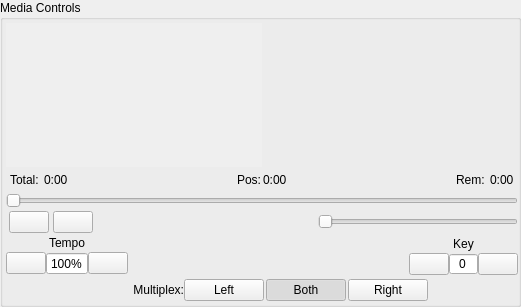
              <widget class="QGroupBox" name="cdgGroupBox">
               <property name="sizePolicy">
                <sizepolicy hsizetype="Preferred" vsizetype="Minimum">
                 <horstretch>0</horstretch>
                 <verstretch>0</verstretch>
                </sizepolicy>
               </property>
               <property name="baseSize">
                <size>
                 <width>256</width>
                 <height>216</height>
                </size>
               </property>
               <property name="title">
                <string>Media Controls</string>
               </property>
               <layout class="QVBoxLayout" name="verticalLayout_10">
                <property name="spacing">
                 <number>3</number>
                </property>
                <property name="leftMargin">
                 <number>3</number>
                </property>
                <property name="topMargin">
                 <number>3</number>
                </property>
                <property name="rightMargin">
                 <number>0</number>
                </property>
                <property name="bottomMargin">
                 <number>3</number>
                </property>
                <item>
                 <layout class="QHBoxLayout" name="horizontalLayout_24">
                  <property name="spacing">
                   <number>0</number>
                  </property>
                  <property name="bottomMargin">
                   <number>0</number>
                  </property>
                  <item>
                   <widget class="VideoDisplay" name="videoPreview" native="true">
                    <property name="sizePolicy">
                     <sizepolicy hsizetype="Fixed" vsizetype="Fixed">
                      <horstretch>0</horstretch>
                      <verstretch>0</verstretch>
                     </sizepolicy>
                    </property>
                    <property name="minimumSize">
                     <size>
                      <width>256</width>
                      <height>144</height>
                     </size>
                    </property>
                    <property name="autoFillBackground">
                     <bool>true</bool>
                    </property>
                    <layout class="QVBoxLayout" name="verticalLayout_16">
                     <property name="spacing">
                      <number>0</number>
                     </property>
                     <property name="leftMargin">
                      <number>0</number>
                     </property>
                     <property name="topMargin">
                      <number>0</number>
                     </property>
                     <property name="rightMargin">
                      <number>0</number>
                     </property>
                     <property name="bottomMargin">
                      <number>0</number>
                     </property>
                    </layout>
                   </widget>
                  </item>
                  <item>
                   <widget class="VideoDisplay" name="videoPreviewBm" native="true">
                    <property name="sizePolicy">
                     <sizepolicy hsizetype="Fixed" vsizetype="Fixed">
                      <horstretch>0</horstretch>
                      <verstretch>0</verstretch>
                     </sizepolicy>
                    </property>
                    <property name="minimumSize">
                     <size>
                      <width>256</width>
                      <height>144</height>
                     </size>
                    </property>
                   </widget>
                  </item>
                 </layout>
                </item>
                <item>
                 <layout class="QHBoxLayout" name="hlProgress">
                  <property name="leftMargin">
                   <number>4</number>
                  </property>
                  <property name="topMargin">
                   <number>0</number>
                  </property>
                  <property name="rightMargin">
                   <number>4</number>
                  </property>
                  <item>
                   <layout class="QHBoxLayout" name="horizontalLayout_16">
                    <property name="spacing">
                     <number>2</number>
                    </property>
                    <property name="topMargin">
                     <number>0</number>
                    </property>
                    <property name="rightMargin">
                     <number>0</number>
                    </property>
                    <item>
                     <widget class="QLabel" name="labelTotal">
                      <property name="sizePolicy">
                       <sizepolicy hsizetype="Minimum" vsizetype="Preferred">
                        <horstretch>0</horstretch>
                        <verstretch>0</verstretch>
                       </sizepolicy>
                      </property>
                      <property name="text">
                       <string>Total: </string>
                      </property>
                      <property name="scaledContents">
                       <bool>true</bool>
                      </property>
                      <property name="alignment">
                       <set>Qt::AlignLeading|Qt::AlignLeft|Qt::AlignVCenter</set>
                      </property>
                     </widget>
                    </item>
                    <item>
                     <widget class="QLabel" name="labelTotalTime">
                      <property name="text">
                       <string>0:00</string>
                      </property>
                      <property name="scaledContents">
                       <bool>true</bool>
                      </property>
                     </widget>
                    </item>
                   </layout>
                  </item>
                  <item>
                   <spacer name="horizontalSpacer_6">
                    <property name="orientation">
                     <enum>Qt::Horizontal</enum>
                    </property>
                    <property name="sizeHint" stdset="0">
                     <size>
                      <width>20</width>
                      <height>20</height>
                     </size>
                    </property>
                   </spacer>
                  </item>
                  <item>
                   <layout class="QHBoxLayout" name="horizontalLayout_17">
                    <property name="spacing">
                     <number>2</number>
                    </property>
                    <property name="topMargin">
                     <number>0</number>
                    </property>
                    <property name="rightMargin">
                     <number>0</number>
                    </property>
                    <item>
                     <widget class="QLabel" name="labelElapsed">
                      <property name="frameShape">
                       <enum>QFrame::NoFrame</enum>
                      </property>
                      <property name="frameShadow">
                       <enum>QFrame::Plain</enum>
                      </property>
                      <property name="text">
                       <string>Pos:</string>
                      </property>
                      <property name="scaledContents">
                       <bool>true</bool>
                      </property>
                      <property name="alignment">
                       <set>Qt::AlignLeading|Qt::AlignLeft|Qt::AlignVCenter</set>
                      </property>
                     </widget>
                    </item>
                    <item>
                     <widget class="QLabel" name="labelElapsedTime">
                      <property name="text">
                       <string>0:00</string>
                      </property>
                      <property name="scaledContents">
                       <bool>true</bool>
                      </property>
                     </widget>
                    </item>
                   </layout>
                  </item>
                  <item>
                   <spacer name="horizontalSpacer_7">
                    <property name="orientation">
                     <enum>Qt::Horizontal</enum>
                    </property>
                    <property name="sizeHint" stdset="0">
                     <size>
                      <width>20</width>
                      <height>20</height>
                     </size>
                    </property>
                   </spacer>
                  </item>
                  <item>
                   <layout class="QHBoxLayout" name="horizontalLayout_18">
                    <property name="spacing">
                     <number>2</number>
                    </property>
                    <property name="topMargin">
                     <number>0</number>
                    </property>
                    <property name="rightMargin">
                     <number>0</number>
                    </property>
                    <item>
                     <widget class="QLabel" name="labelRemain">
                      <property name="frameShape">
                       <enum>QFrame::NoFrame</enum>
                      </property>
                      <property name="text">
                       <string>Rem: </string>
                      </property>
                      <property name="scaledContents">
                       <bool>true</bool>
                      </property>
                      <property name="alignment">
                       <set>Qt::AlignLeading|Qt::AlignLeft|Qt::AlignVCenter</set>
                      </property>
                     </widget>
                    </item>
                    <item>
                     <widget class="QLabel" name="labelRemainTime">
                      <property name="text">
                       <string>0:00</string>
                      </property>
                      <property name="scaledContents">
                       <bool>true</bool>
                      </property>
                     </widget>
                    </item>
                   </layout>
                  </item>
                 </layout>
                </item>
                <item>
                 <widget class="QSlider" name="sliderProgress">
                  <property name="sizePolicy">
                   <sizepolicy hsizetype="Expanding" vsizetype="Fixed">
                    <horstretch>0</horstretch>
                    <verstretch>0</verstretch>
                   </sizepolicy>
                  </property>
                  <property name="maximumSize">
                   <size>
                    <width>16777215</width>
                    <height>16777215</height>
                   </size>
                  </property>
                  <property name="orientation">
                   <enum>Qt::Horizontal</enum>
                  </property>
                 </widget>
                </item>
                <item>
                 <widget class="QFrame" name="progressFrame_2">
                  <property name="sizePolicy">
                   <sizepolicy hsizetype="Expanding" vsizetype="Minimum">
                    <horstretch>0</horstretch>
                    <verstretch>0</verstretch>
                   </sizepolicy>
                  </property>
                  <property name="frameShape">
                   <enum>QFrame::NoFrame</enum>
                  </property>
                  <property name="frameShadow">
                   <enum>QFrame::Plain</enum>
                  </property>
                  <property name="lineWidth">
                   <number>0</number>
                  </property>
                  <layout class="QHBoxLayout" name="horizontalLayout_14">
                   <property name="spacing">
                    <number>4</number>
                   </property>
                   <property name="leftMargin">
                    <number>3</number>
                   </property>
                   <property name="topMargin">
                    <number>0</number>
                   </property>
                   <property name="rightMargin">
                    <number>0</number>
                   </property>
                   <property name="bottomMargin">
                    <number>0</number>
                   </property>
                   <item>
                    <widget class="QPushButton" name="buttonPause">
                     <property name="focusPolicy">
                      <enum>Qt::NoFocus</enum>
                     </property>
                     <property name="toolTip">
                      <string>Pause/Unpause playback</string>
                     </property>
                     <property name="icon">
                      <iconset theme="media-playback-pause">
                       <normaloff>.</normaloff>.</iconset>
                     </property>
                     <property name="iconSize">
                      <size>
                       <width>26</width>
                       <height>26</height>
                      </size>
                     </property>
                     <property name="flat">
                      <bool>false</bool>
                     </property>
                    </widget>
                   </item>
                   <item>
                    <widget class="QPushButton" name="buttonStop">
                     <property name="focusPolicy">
                      <enum>Qt::NoFocus</enum>
                     </property>
                     <property name="toolTip">
                      <string>Stop playback</string>
                     </property>
                     <property name="icon">
                      <iconset theme="media-playback-stop">
                       <normaloff>.</normaloff>.</iconset>
                     </property>
                     <property name="iconSize">
                      <size>
                       <width>26</width>
                       <height>26</height>
                      </size>
                     </property>
                     <property name="flat">
                      <bool>false</bool>
                     </property>
                    </widget>
                   </item>
                   <item>
                    <spacer name="horizontalSpacer_14">
                     <property name="orientation">
                      <enum>Qt::Horizontal</enum>
                     </property>
                     <property name="sizeHint" stdset="0">
                      <size>
                       <width>40</width>
                       <height>20</height>
                      </size>
                     </property>
                    </spacer>
                   </item>
                   <item>
                    <widget class="QLabel" name="labelVolume">
                     <property name="sizePolicy">
                      <sizepolicy hsizetype="Fixed" vsizetype="Fixed">
                       <horstretch>0</horstretch>
                       <verstretch>0</verstretch>
                      </sizepolicy>
                     </property>
                     <property name="minimumSize">
                      <size>
                       <width>16</width>
                       <height>16</height>
                      </size>
                     </property>
                     <property name="baseSize">
                      <size>
                       <width>16</width>
                       <height>16</height>
                      </size>
                     </property>
                     <property name="text">
                      <string/>
                     </property>
                     <property name="pixmap">
                      <pixmap resource="resources.qrc">:/theme/Icons/autokjbreeze/actions/16/player-volume.svg</pixmap>
                     </property>
                     <property name="scaledContents">
                      <bool>true</bool>
                     </property>
                     <property name="alignment">
                      <set>Qt::AlignRight|Qt::AlignTrailing|Qt::AlignVCenter</set>
                     </property>
                    </widget>
                   </item>
                   <item>
                    <widget class="VolSlider" name="sliderVolume">
                     <property name="sizePolicy">
                      <sizepolicy hsizetype="Expanding" vsizetype="Preferred">
                       <horstretch>0</horstretch>
                       <verstretch>0</verstretch>
                      </sizepolicy>
                     </property>
                     <property name="minimumSize">
                      <size>
                       <width>80</width>
                       <height>0</height>
                      </size>
                     </property>
                     <property name="maximumSize">
                      <size>
                       <width>16777215</width>
                       <height>16777215</height>
                      </size>
                     </property>
                     <property name="focusPolicy">
                      <enum>Qt::NoFocus</enum>
                     </property>
                     <property name="toolTip">
                      <string>Volume Control</string>
                     </property>
                     <property name="tracking">
                      <bool>true</bool>
                     </property>
                     <property name="orientation">
                      <enum>Qt::Horizontal</enum>
                     </property>
                    </widget>
                   </item>
                  </layout>
                 </widget>
                </item>
                <item>
                 <layout class="QHBoxLayout" name="horizontalLayout_27">
                  <property name="spacing">
                   <number>0</number>
                  </property>
                  <property name="topMargin">
                   <number>0</number>
                  </property>
                  <item>
                   <layout class="QVBoxLayout" name="verticalLayout_2">
                    <property name="spacing">
                     <number>2</number>
                    </property>
                    <property name="topMargin">
                     <number>0</number>
                    </property>
                    <item>
                     <widget class="QLabel" name="lblTempo">
                      <property name="text">
                       <string>Tempo</string>
                      </property>
                      <property name="alignment">
                       <set>Qt::AlignBottom|Qt::AlignHCenter</set>
                      </property>
                     </widget>
                    </item>
                    <item>
                     <layout class="QHBoxLayout" name="horizontalLayout_28">
                      <property name="spacing">
                       <number>0</number>
                      </property>
                      <property name="topMargin">
                       <number>0</number>
                      </property>
                      <item>
                       <widget class="QPushButton" name="pushButtonTempoDn">
                        <property name="text">
                         <string/>
                        </property>
                        <property name="icon">
                         <iconset theme="downindicator">
                          <normaloff>.</normaloff>.</iconset>
                        </property>
                        <property name="iconSize">
                         <size>
                          <width>26</width>
                          <height>26</height>
                         </size>
                        </property>
                       </widget>
                      </item>
                      <item>
                       <widget class="QSpinBox" name="spinBoxTempo">
                        <property name="focusPolicy">
                         <enum>Qt::NoFocus</enum>
                        </property>
                        <property name="readOnly">
                         <bool>true</bool>
                        </property>
                        <property name="buttonSymbols">
                         <enum>QAbstractSpinBox::NoButtons</enum>
                        </property>
                        <property name="suffix">
                         <string>%</string>
                        </property>
                        <property name="prefix">
                         <string/>
                        </property>
                        <property name="maximum">
                         <number>200</number>
                        </property>
                        <property name="value">
                         <number>100</number>
                        </property>
                       </widget>
                      </item>
                      <item>
                       <widget class="QPushButton" name="pushButtonTempoUp">
                        <property name="text">
                         <string/>
                        </property>
                        <property name="icon">
                         <iconset theme="upindicator">
                          <normaloff>.</normaloff>.</iconset>
                        </property>
                        <property name="iconSize">
                         <size>
                          <width>26</width>
                          <height>26</height>
                         </size>
                        </property>
                       </widget>
                      </item>
                     </layout>
                    </item>
                   </layout>
                  </item>
                  <item>
                   <spacer name="horizontalSpacer_17">
                    <property name="orientation">
                     <enum>Qt::Horizontal</enum>
                    </property>
                    <property name="sizeHint" stdset="0">
                     <size>
                      <width>40</width>
                      <height>20</height>
                     </size>
                    </property>
                   </spacer>
                  </item>
                  <item>
                   <layout class="QVBoxLayout" name="verticalLayout_18">
                    <property name="spacing">
                     <number>2</number>
                    </property>
                    <item>
                     <widget class="QLabel" name="lblKey">
                      <property name="text">
                       <string>Key</string>
                      </property>
                      <property name="alignment">
                       <set>Qt::AlignBottom|Qt::AlignHCenter</set>
                      </property>
                     </widget>
                    </item>
                    <item>
                     <layout class="QHBoxLayout" name="horizontalLayout_29">
                      <property name="spacing">
                       <number>0</number>
                      </property>
                      <property name="topMargin">
                       <number>0</number>
                      </property>
                      <item>
                       <widget class="QPushButton" name="pushButtonKeyDn">
                        <property name="text">
                         <string/>
                        </property>
                        <property name="icon">
                         <iconset theme="downindicator">
                          <normaloff>.</normaloff>.</iconset>
                        </property>
                        <property name="iconSize">
                         <size>
                          <width>26</width>
                          <height>26</height>
                         </size>
                        </property>
                       </widget>
                      </item>
                      <item>
                       <widget class="QSpinBox" name="spinBoxKey">
                        <property name="minimumSize">
                         <size>
                          <width>0</width>
                          <height>10</height>
                         </size>
                        </property>
                        <property name="focusPolicy">
                         <enum>Qt::NoFocus</enum>
                        </property>
                        <property name="frame">
                         <bool>true</bool>
                        </property>
                        <property name="alignment">
                         <set>Qt::AlignCenter</set>
                        </property>
                        <property name="readOnly">
                         <bool>false</bool>
                        </property>
                        <property name="buttonSymbols">
                         <enum>QAbstractSpinBox::NoButtons</enum>
                        </property>
                        <property name="keyboardTracking">
                         <bool>false</bool>
                        </property>
                        <property name="prefix">
                         <string/>
                        </property>
                        <property name="minimum">
                         <number>-12</number>
                        </property>
                        <property name="maximum">
                         <number>12</number>
                        </property>
                       </widget>
                      </item>
                      <item>
                       <widget class="QPushButton" name="pushButtonKeyUp">
                        <property name="text">
                         <string/>
                        </property>
                        <property name="icon">
                         <iconset theme="upindicator">
                          <normaloff>.</normaloff>.</iconset>
                        </property>
                        <property name="iconSize">
                         <size>
                          <width>26</width>
                          <height>26</height>
                         </size>
                        </property>
                       </widget>
                      </item>
                     </layout>
                    </item>
                   </layout>
                  </item>
                 </layout>
                </item>
                <item>
                 <widget class="QWidget" name="widgetMplxControls" native="true">
                  <layout class="QHBoxLayout" name="horizontalLayoutMplx">
                   <property name="spacing">
                    <number>0</number>
                   </property>
                   <property name="sizeConstraint">
                    <enum>QLayout::SetNoConstraint</enum>
                   </property>
                   <property name="leftMargin">
                    <number>1</number>
                   </property>
                   <property name="topMargin">
                    <number>1</number>
                   </property>
                   <property name="rightMargin">
                    <number>1</number>
                   </property>
                   <property name="bottomMargin">
                    <number>0</number>
                   </property>
                   <item>
                    <spacer name="horizontalSpacer_15">
                     <property name="orientation">
                      <enum>Qt::Horizontal</enum>
                     </property>
                     <property name="sizeHint" stdset="0">
                      <size>
                       <width>40</width>
                       <height>20</height>
                      </size>
                     </property>
                    </spacer>
                   </item>
                   <item>
                    <widget class="QLabel" name="labelMplxControls">
                     <property name="sizePolicy">
                      <sizepolicy hsizetype="Expanding" vsizetype="Preferred">
                       <horstretch>0</horstretch>
                       <verstretch>0</verstretch>
                      </sizepolicy>
                     </property>
                     <property name="text">
                      <string>Multiplex:</string>
                     </property>
                     <property name="alignment">
                      <set>Qt::AlignRight|Qt::AlignTrailing|Qt::AlignVCenter</set>
                     </property>
                    </widget>
                   </item>
                   <item>
                    <layout class="QGridLayout" name="gridLayout">
                     <property name="horizontalSpacing">
                      <number>2</number>
                     </property>
                     <property name="verticalSpacing">
                      <number>0</number>
                     </property>
                     <item row="0" column="0">
                      <widget class="QPushButton" name="pushButtonMplxLeft">
                       <property name="toolTip">
                        <string>Play only the left channel of the currently playing track</string>
                       </property>
                       <property name="text">
                        <string>Left</string>
                       </property>
                       <property name="checkable">
                        <bool>true</bool>
                       </property>
                       <property name="checked">
                        <bool>false</bool>
                       </property>
                       <property name="autoExclusive">
                        <bool>true</bool>
                       </property>
                      </widget>
                     </item>
                     <item row="0" column="1">
                      <widget class="QPushButton" name="pushButtonMplxBoth">
                       <property name="toolTip">
                        <string>Play both channels of the currently playing track</string>
                       </property>
                       <property name="text">
                        <string>Both</string>
                       </property>
                       <property name="checkable">
                        <bool>true</bool>
                       </property>
                       <property name="checked">
                        <bool>true</bool>
                       </property>
                       <property name="autoExclusive">
                        <bool>true</bool>
                       </property>
                      </widget>
                     </item>
                     <item row="0" column="2">
                      <widget class="QPushButton" name="pushButtonMplxRight">
                       <property name="toolTip">
                        <string>Play only the right channel of the currently playing track</string>
                       </property>
                       <property name="text">
                        <string>Right</string>
                       </property>
                       <property name="checkable">
                        <bool>true</bool>
                       </property>
                       <property name="autoExclusive">
                        <bool>true</bool>
                       </property>
                      </widget>
                     </item>
                    </layout>
                   </item>
                   <item>
                    <spacer name="horizontalSpacer_16">
                     <property name="orientation">
                      <enum>Qt::Horizontal</enum>
                     </property>
                     <property name="sizeHint" stdset="0">
                      <size>
                       <width>40</width>
                       <height>20</height>
                      </size>
                     </property>
                    </spacer>
                   </item>
                  </layout>
                 </widget>
                </item>
               </layout>
              </widget>
